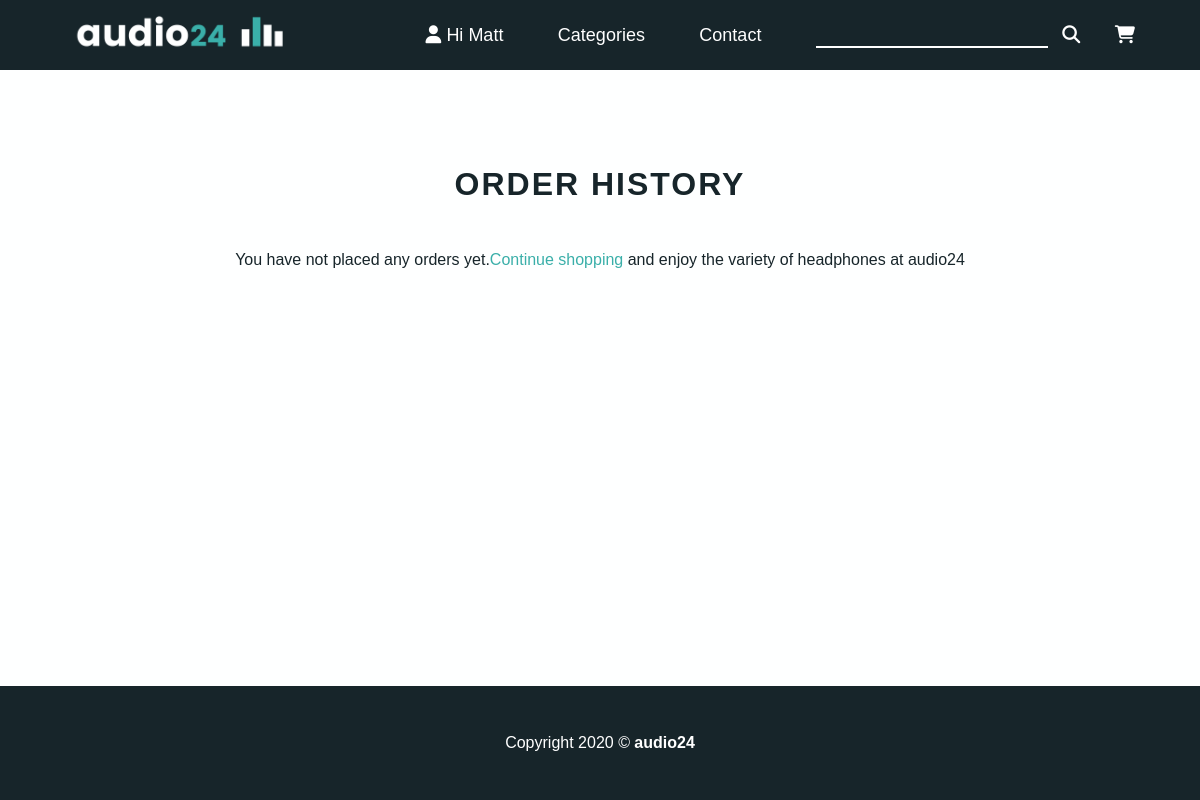
The page /order_history/ (signed in) on the database as committed earlier.
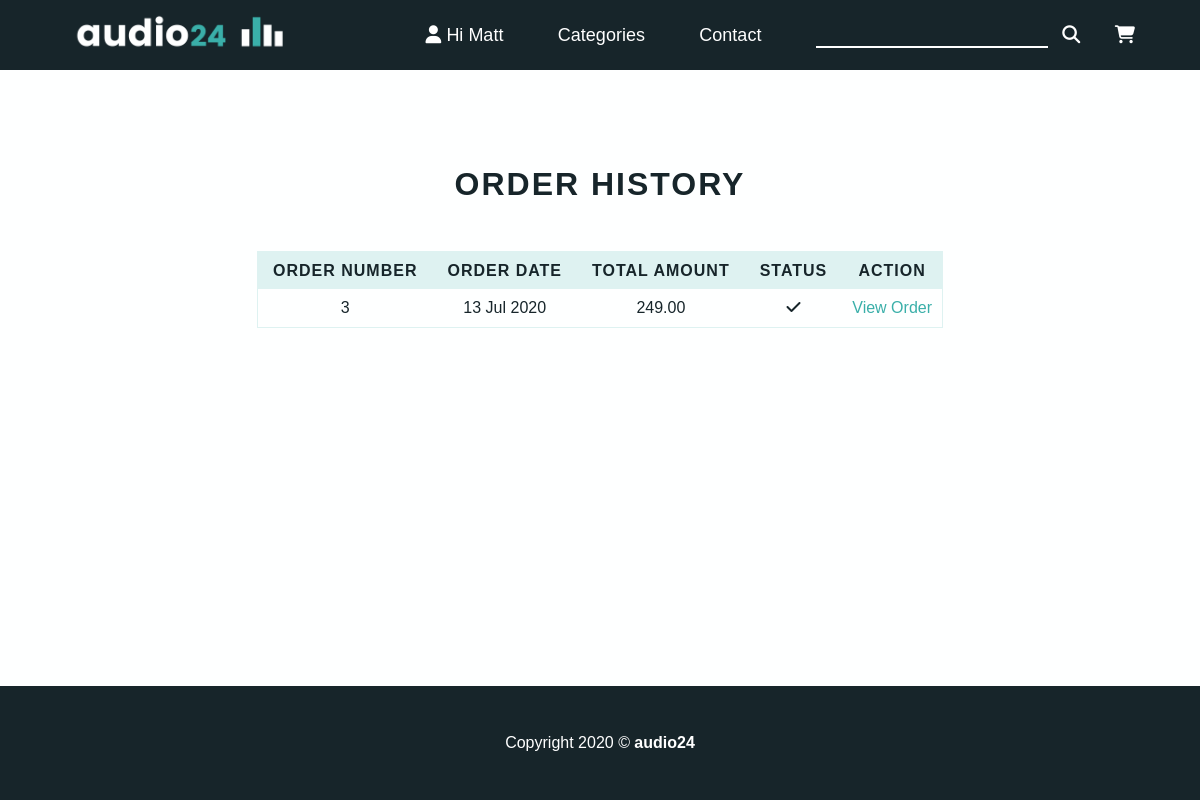
The same page on the database as committed later.
### store/models.py (models this page shows, shortened)
class Order(models.Model):
    token = models.CharField(max_length=250, blank=True)
    total = models.DecimalField(max_digits=10, decimal_places=2, verbose_name='USD Order Total')
    emailAddress = models.EmailField(max_length=250, blank=True, verbose_name='Email Address')
    created = models.DateTimeField(auto_now_add=True)
    billingName = models.CharField(max_length=250, blank=True)
    billingAddress1 = models.CharField(max_length=250, blank=True)
    billingCity = models.CharField(max_length=250, blank=True)
    billingPostcode = models.CharField(max_length=250, blank=True)
    billingCountry = models.CharField(max_length=250, blank=True)
    shippingName = models.CharField(max_length=250, blank=True)
    shippingAddress1 = models.CharField(max_length=250, blank=True)
    shippingCity = models.CharField(max_length=250, blank=True)
    shippingPostcode = models.CharField(max_length=250, blank=True)
    shippingCountry = models.CharField(max_length=250, blank=True)
    class Meta:
        db_table = 'Order'
        ordering = ['-created']
    objects = models.Manager()

### store/views.py (the view)
# urls.py: path('order_history/', views.orderHistory, name='order_history'),
@login_required(redirect_field_name='next', login_url='signin')
def orderHistory(request):
    if request.user.is_authenticated:
        email = request.user.email
        order_details = Order.objects.filter(emailAddress=email)
    return render(request, 'store/orders_list.html', {'order_details': order_details})

### store/context_processors.py (called while the page is built)
def counter(request):
    item_count = 0
    if 'admin' in request.path:
        return {}
    else:
        try:
            cart = Cart.objects.filter(cart_id=_cart_id(request))
            cart_items = CartItem.objects.all().filter(cart=cart[:1])
            for cart_item in cart_items:
                item_count += cart_item.quantity
        except Cart.DoesNotExist:
            item_count = 0
    return dict(item_count = item_count)

def menu_links(request):
    links = Category.objects.all()
    return dict(links=links)

### store/models.py (called while the page is built)
    def get_url(self):
        return reverse('products_by_category', args=[self.slug])

### store/views.py (called while the page is built)
def _cart_id(request):
    cart = request.session.session_key
    if not cart:
        cart = request.session.create()
    return cart

### templates/store/orders_list.html (shortened to what this page needs)
{% extends 'base.html' %}
{% load static %}
{% block content %}
    <div class="container">
        <div class="row mt-5">
            <h1 class="section-header">Order history</h1>
        </div>
        <div class="row">
            {% if order_details %}
            <table>
                <thead>
                    <tr>
                        <th>Order Number</th>
                        <th>Order Date</th>
                        <th>Total Amount</th>
                        <th>Status</th>
                        <th>Action</th>
                    </tr>
                </thead>
                <tbody>
                    {% for order in order_details %}
                        <tr>
                            <td>
                                <div class="table-responsive-content">{{ order.id }}</div>
                            </td>
                            <td>
                                <div class="table-responsive-content">{{ order.created | date:"d M Y"}}</div>
                            </td>
                            <td>
                                <div class="table-responsive-content">{{ order.total }}</div>
                            </td>
                            <td>
                                <div class="table-responsive-content"><i class="fas fa-check"></i></div>
                            </td>
                            <td>
                                <div class="table-responsive-content"><a href="{% url 'order_detail' order.id %}">View Order</a></div>
                            </td>
                        </tr>
                    {% endfor %}
                </tbody>
            </table>
            {% else %}
            <p>You have not placed any orders yet.</p>
            <p><a href="{% url 'index' %}">Continue shopping</a> and enjoy the variety of headphones at audio24</p>
            {% endif %}
        </div>
    </div>
{% endblock %}

Rows that differ between the two databases and show on the page:
added Order: id "3", created "13 Jul 2020", total "249.00"
Other text that changed with them:
text no longer shown: "You have not placed any orders yet. Continue shopping and enjoy the variety of headphones at audio24"
text now shown: "ORDER NUMBER ORDER DATE TOTAL AMOUNT STATUS ACTION"
